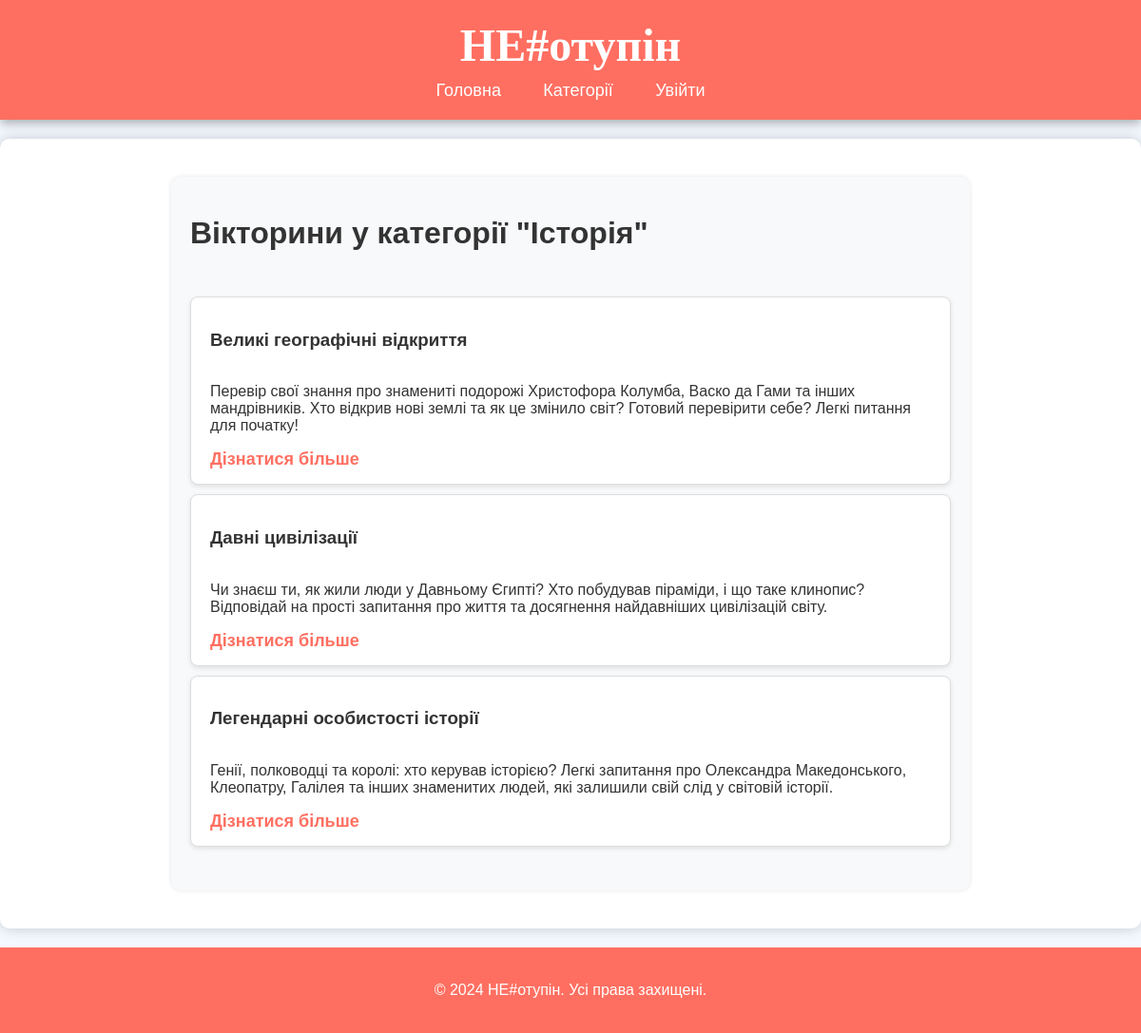
The page /api/quizzes/categories/3/difficulty/1/quizzes/ on the database its author committed.
### quizzes/models.py (models this page shows, shortened)
class QuizCategory(models.Model):
    name = models.CharField(max_length=255, unique=True, verbose_name="Назва категорії")  # Унікальна назва категорії
    class Meta:
        verbose_name = "Категорія вікторини"
        verbose_name_plural = "Категорії вікторин"
        ordering = ['name']

class Quiz(models.Model):
    DIFFICULTY_CHOICES = (
        (1, "Легкий"),
        (2, "Середній"),
        (3, "Важкий"),
    )
    name = models.CharField(max_length=255, unique=True, verbose_name="Назва вікторини")  # Унікальна назва вікторини
    category = models.ForeignKey(
        QuizCategory,
        on_delete=models.CASCADE,
        related_name="quizzes",
        verbose_name="Категорія"
    )
    difficulty = models.IntegerField(choices=DIFFICULTY_CHOICES, verbose_name="Рівень складності")
    description = models.TextField(blank=True, null=True, verbose_name="Опис вікторини")  # Опис вікторини (необов'язковий)
    class Meta:
        verbose_name = "Вікторина"
        verbose_name_plural = "Вікторини"
        ordering = ['category', 'name']

### quizzes/views.py (the view)
def quizzes_by_difficulty(request, category_id, difficulty):
    category = get_object_or_404(QuizCategory, id=category_id)
    quizzes = Quiz.objects.filter(category=category, difficulty=difficulty)
    return render(request, 'quizzes_by_difficulty.html', {
        'category': category,
        'difficulty': difficulty,
        'quizzes': quizzes
    })

### frontend/templates/quizzes_by_difficulty.html (shortened to what this page needs)
{% extends 'base.html' %}
{% load static %}
{% block content %}
<main class="categories">
    <h1 class="category-title">Вікторини у категорії "{{ category.name }}"</h1>
    <ul class="quiz-list">
        {% for quiz in quizzes %}
            <li class="quiz-item">
                <h3 class="quiz-name">{{ quiz.name }}</h3>
                <p class="quiz-description">{{ quiz.description }}</p>
                <a href="{% url 'quiz_detail' quiz.id %}" class="quiz-link">Дізнатися більше</a>
            </li>
        {% endfor %}
    </ul>
</main>
{% endblock %}

### frontend/static/css/styles.css (style rules this page uses)
body { font-family: 'Barlow Semi Condensed', sans-serif; background-color: #f4f9ff; color: #333; margin: 0; padding: 0; }
main { display: flex; flex-direction: column; align-items: flex-start; padding: 20px; max-width: 1200px; margin: 20px auto; background-color: #ffffff; border-radius: 10px; box-shadow: 0 0 15px rgba(0, 0, 0, 0.2); }
.tournaments, .leaderboard, .categories { width: 100%; max-width: 800px; padding: 20px; background-color: #f8f9fa; border-radius: 10px; box-shadow: 0 0 5px rgba(0, 0, 0, 0.1); margin-bottom: 20px; }
ul { list-style-type: none; padding: 0; }
ul li { background: #ffffff; margin: 10px 0; padding: 15px 20px; border: 1px solid #ddd; border-radius: 8px; display: flex; flex-direction: column; align-items: flex-start; box-shadow: 0 2px 5px rgba(0, 0, 0, 0.1); transition: background-color 0.3s, transform 0.2s; }
ul li a { text-decoration: none; color: #ff6f61; font-weight: bold; font-size: 18px; transition: color 0.3s, transform 0.2s; }

### rows shown on the page
QuizCategory: name "Історія"
Quiz: name "Великі географічні відкриття", description "Перевір свої знання про знамениті подорожі Христофора Колумба, Васко да Гами та інших мандрівників. Хто відкрив нові землі та як це змінило світ? Готовий перевірити себе? Легкі питання для початку!"
Quiz: name "Давні цивілізації", description "Чи знаєш ти, як жили люди у Давньому Єгипті? Хто побудував піраміди, і що таке клинопис? Відповідай на прості запитання про життя та досягнення найдавніших цивілізацій світу."
Quiz: name "Легендарні особистості історії", description "Генії, полководці та королі: хто керував історією? Легкі запитання про Олександра Македонського, Клеопатру, Галілея та інших знаменитих людей, які залишили свій слід у світовій історії."
